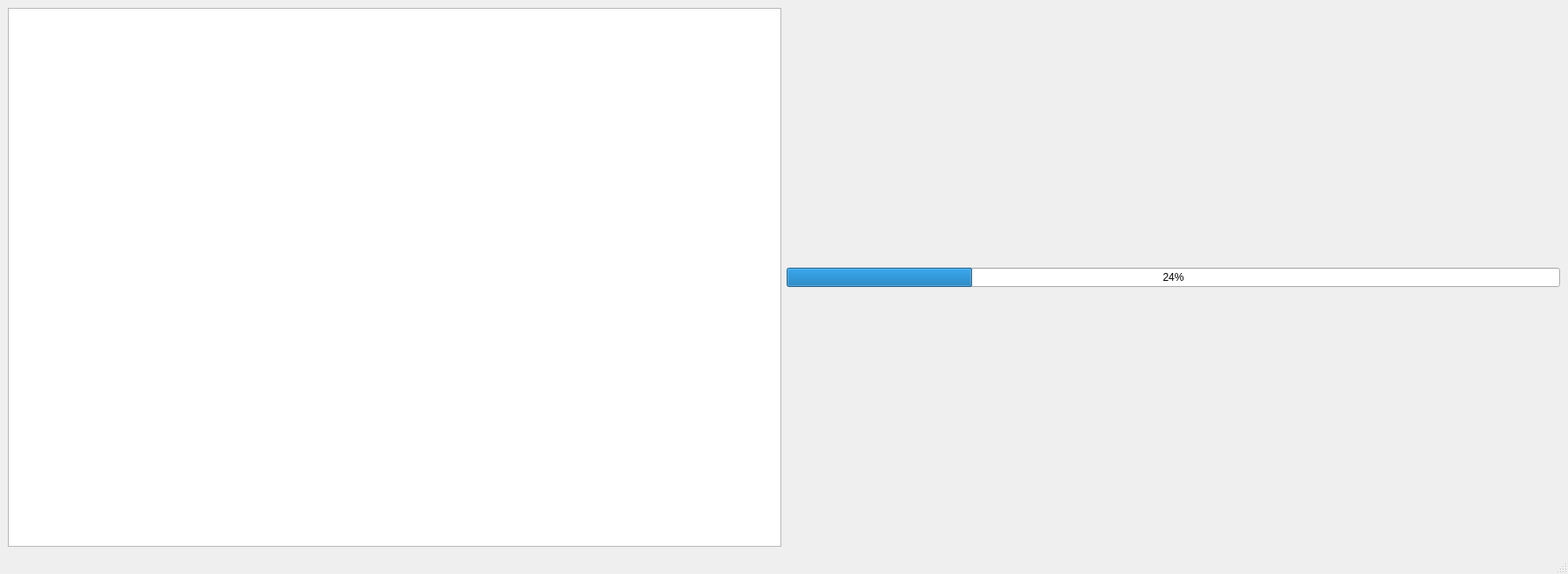
<?xml version="1.0" encoding="UTF-8"?>
<ui version="4.0">
 <class>MainWindow</class>
 <widget class="QMainWindow" name="MainWindow">
  <property name="geometry">
   <rect>
    <x>0</x>
    <y>0</y>
    <width>1786</width>
    <height>654</height>
   </rect>
  </property>
  <property name="windowTitle">
   <string>MainWindow</string>
  </property>
  <widget class="QWidget" name="centralwidget">
   <layout class="QHBoxLayout" name="horizontalLayout">
    <item>
     <layout class="QVBoxLayout" name="verticalLayout">
      <item>
       <widget class="QTreeView" name="treeView"/>
      </item>
     </layout>
    </item>
    <item>
     <layout class="QVBoxLayout" name="verticalLayout_3">
      <item>
       <layout class="QVBoxLayout" name="verticalLayout_2"/>
      </item>
      <item>
       <widget class="QProgressBar" name="progressBar">
        <property name="value">
         <number>24</number>
        </property>
       </widget>
      </item>
     </layout>
    </item>
   </layout>
  </widget>
  <widget class="QMenuBar" name="menubar">
   <property name="geometry">
    <rect>
     <x>0</x>
     <y>0</y>
     <width>1786</width>
     <height>20</height>
    </rect>
   </property>
  </widget>
  <widget class="QStatusBar" name="statusbar"/>
 </widget>
 <resources/>
 <connections/>
</ui>
